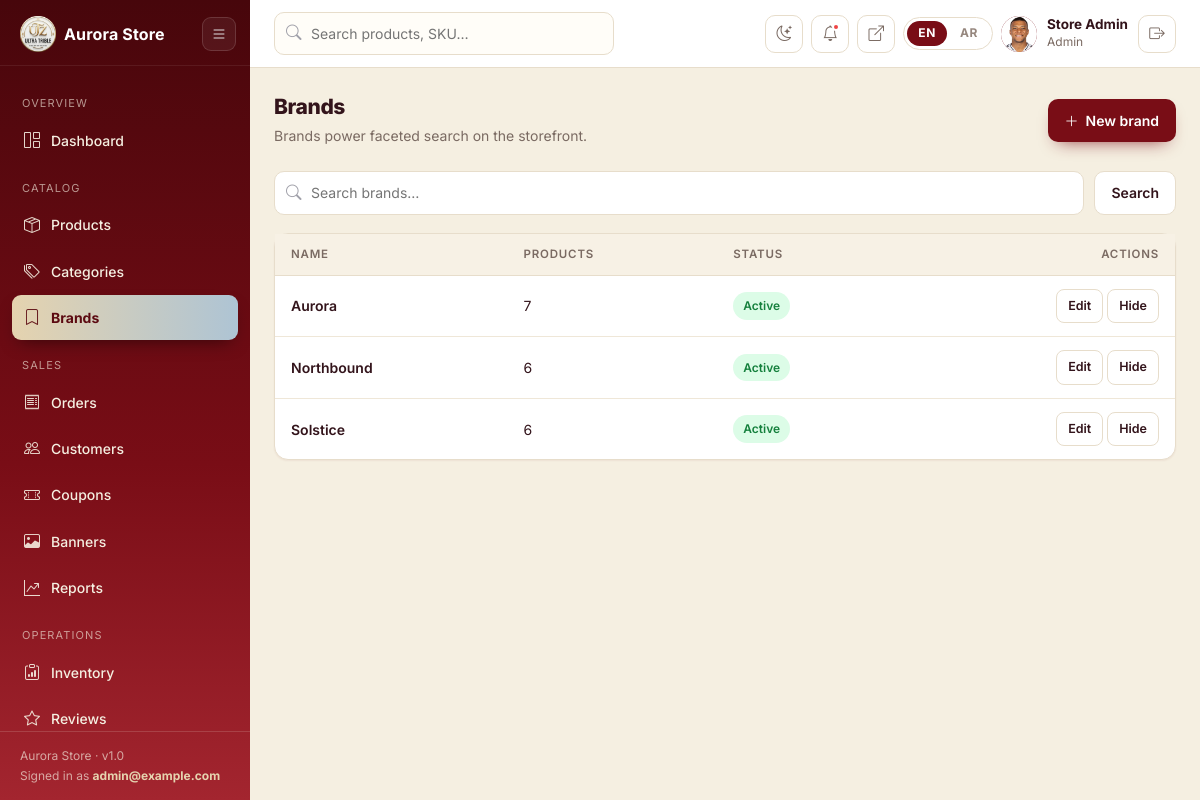
The app's page /management/brands/ (signed in) with its own data.
### apps/accounts/models.py (models this page shows, shortened)
class User(AbstractUser):
    class Role(models.TextChoices):
        CUSTOMER = "customer", _("Customer")
        STAFF = "staff", _("Staff")
        ADMIN = "admin", _("Admin")
    email = models.EmailField(_("Email address"), unique=True)
    username = models.CharField(
        max_length=150,
        unique=True,
        blank=True,
        help_text=_("Optional. Generated from your email if left blank."),
    )
    phone = models.CharField(
        max_length=30, blank=True, validators=[validate_phone]
    )
    profile_image = models.ImageField(
        upload_to="avatars/%Y/%m/", blank=True, validators=[validate_image_file]
    )
    role = models.CharField(
        max_length=20, choices=Role.choices, default=Role.CUSTOMER, db_index=True
    )
    email_verified = models.BooleanField(default=False)
    verification_token = models.CharField(
        max_length=64, blank=True, null=True, default=None, db_index=True
    )
    email_verification_sent_at = models.DateTimeField(null=True, blank=True)
    date_of_birth = models.DateField(null=True, blank=True)
    active_session_key = models.CharField(
        max_length=40, blank=True, default="", db_index=True
    )
    active_device_id = models.CharField(max_length=64, blank=True, default="")
    USERNAME_FIELD = "email"
    REQUIRED_FIELDS: list = []
    class Meta:
        verbose_name = _("user")
        verbose_name_plural = _("users")
        indexes = [models.Index(fields=["email"])]
    @property
    def is_management(self):
        return self.is_active and (self.is_staff or self.is_superuser)

### apps/catalog/models.py (models this page shows, shortened)
class Brand(SEOModel, SlugModel, TimeStampedModel):
    name = models.CharField(max_length=150, unique=True)
    logo = models.ImageField(
        upload_to="brands/%Y/%m/", blank=True, validators=[validate_image_file]
    )
    description = models.TextField(blank=True)
    is_active = models.BooleanField(default=True, db_index=True)
    class Meta(SlugModel.Meta):
        verbose_name = _("brand")
        verbose_name_plural = _("brands")
        ordering = ("name",)

### apps/dashboard/views_catalog.py (the view)
# urls.py: path("brands/", views.brand_list, name="brands"),
@management_required
@permission_required("catalog.view_brand")
def brands(request):
    qs = Brand.objects.order_by("name")
    if request.GET.get("q"):
        qs = qs.filter(both_languages_q("name", request.GET["q"]))
    rows = [
        {"brand": b, "product_count": b.products.filter(
            status=Product.Status.ACTIVE
        ).count()}
        for b in qs
    ]
    return render(
        request, "management/brands/list.html", {"nav": "brands", "rows": rows}
    )

### apps/banners/context_processors.py (called while the page is built)
def _active_queryset():
    return (
        Banner.objects.filter(
            is_active=True,
            valid_from__lte=timezone.now(),
        )
        .filter(
            models.Q(valid_until__isnull=True) | models.Q(valid_until__gte=timezone.now())
        )
        .order_by("-position", "-created_at")
    )

def active_banners(request):
    try:
        request.is_mobile = getattr(request, "is_mobile", False)
        request.country_code = getattr(request, "country_code", None)
        slides = []
        popup = None
        first = None
        for banner in _active_queryset():
            if banner.is_popup:
                if banner.matches_request(request, skip_session_check=True):
                    popup = popup or banner
                    first = first or banner
            elif banner.matches_request(request):
                slides.append(banner)
                first = first or banner
        return {
            "banners": slides,
            "popup_banner": popup,
            "active_banner": first,
        }
    except Exception:
        return {"banners": [], "popup_banner": None, "active_banner": None}

### apps/banners/models.py (called while the page is built)
    @property
    def is_expired(self):
        return self.valid_until is not None and self.valid_until < timezone.now()

    @property
    def is_started(self):
        return self.valid_from <= timezone.now()

    @property
    def is_scheduled_valid(self):
        return self.is_started and not self.is_expired

### apps/cart/context_processors.py (called while the page is built)
def cart_context(request):
    context = {
        "cart_count": 0,
        "wishlist_count": 0,
        "compare_count": 0,
        "compare_slugs": [],
    }
    user = getattr(request, "user", None)
    try:
        cart = get_cart(request, create=False)
        context["cart_count"] = cart.total_quantity if cart else 0
        compare = get_compare_list(request)
        context["compare_count"] = len(compare)
        context["compare_slugs"] = compare
        if user is not None and user.is_authenticated:
            context["wishlist_count"] = get_wishlist_count(user)
    except Exception:  # pragma: no cover - never break page rendering
        pass
    return context

### apps/cart/models.py (called while the page is built)
    @property
    def total_quantity(self):
        return sum(item.quantity for item in self.items.all())

### apps/cart/services.py (called while the page is built)
def get_wishlist_count(user):
    if user is None or not user.is_authenticated:
        return 0
    return WishlistItem.objects.filter(user=user).count()

### apps/catalog/brand_logos.py (called while the page is built, shortened)
def parse_brand_logos(text):
    logos = []
    return logos

### templates/management/brands/list.html (shortened to what this page needs)
{% extends "management/base.html" %}
{% load i18n %}
{% block content %}
<div class="d-flex justify-content-between align-items-center mb-4 flex-wrap gap-2">
  <div>
    <h1 class="mg-title">{% trans "Brands" %}</h1>
    <p class="mg-sub mb-0">{% trans "Brands power faceted search on the storefront." %}</p>
  </div>
  <a class="mg-btn mg-btn-primary" href="{% url 'dashboard:brand_create' %}"><i class="bi bi-plus-lg"></i> {% trans "New brand" %}</a>
</div>
<form class="mg-filterbar" method="get">
  <div class="mg-search-inline">
    <i class="bi bi-search"></i>
    <input type="search" name="q" value="{{ request.GET.q }}" placeholder="{% trans "Search brands…" %}">
  </div>
  <button class="mg-btn mg-btn-ghost" type="submit">{% trans "Search" %}</button>
</form>
<div class="mg-card">
  <div class="table-responsive">
    <table class="mg-table">
      <thead>
        <tr><th>{% trans "Name" %}</th><th>{% trans "Products" %}</th><th>{% trans "Status" %}</th><th class="text-end">{% trans "Actions" %}</th></tr>
      </thead>
      <tbody>
        {% for row in rows %}
          {% with b=row.brand %}
            <tr>
              <td class="fw-semibold">{{ b.name }}</td>
              <td>{{ row.product_count }}</td>
              <td><span class="mg-chip {% if b.is_active %}approved{% else %}rejected{% endif %}">{{ b.is_active|yesno:"Active,Hidden" }}</span></td>
              <td class="text-end">
                <a class="mg-btn mg-btn-ghost mg-btn-sm" href="{% url 'dashboard:brand_edit' b.pk %}">{% trans "Edit" %}</a>
                <form method="post" action="{% url 'dashboard:brand_toggle' b.pk %}" class="d-inline">
                  <button class="mg-btn mg-btn-ghost mg-btn-sm" type="submit">{{ b.is_active|yesno:"Hide,Show" }}</button>
                </form>
              </td>
            </tr>
          {% endwith %}
        {% empty %}
          <tr><td colspan="4"><div class="mg-empty"><i class="bi bi-bookmark"></i>{% trans "No brands yet." %}</div></td></tr>
        {% endfor %}
      </tbody>
    </table>
  </div>
</div>
{% endblock %}

### templates/management/base.html (shortened to what this page needs)
{% load static i18n core_tags %}
{% is_rtl as IS_RTL %}
<!DOCTYPE html>
<html lang="{{ LANGUAGE_CODE }}" class="mg-root" {% if IS_RTL %}dir="rtl"{% endif %}>
<head>
  <link rel="stylesheet" href="{% static 'vendor/css/bootstrap.min.css' %}">
  <link rel="stylesheet" href="{% static 'vendor/css/bootstrap-icons.min.css' %}">
  <link rel="stylesheet" href="{% static_v 'css/main.css' %}">
  <link rel="stylesheet" href="{% static 'css/management.css' %}">
  <link rel="stylesheet" href="{% static_v 'css/dark.css' %}">
</head>
<body class="mg-body">
  <div class="d-flex">
    {% include "management/_sidebar.html" %}
    <div class="mg-main">
      <header class="mg-topbar">
        {% if perms.catalog.view_product %}
          <form class="mg-search" action="{% url 'dashboard:products' %}" method="get">
            <i class="bi bi-search"></i>
            <input type="search" name="q" value="{{ request.GET.q|default:'' }}"
                   placeholder="{% trans 'Search products, SKU…' %}" aria-label="{% trans 'Search' %}">
          </form>
        {% endif %}
        <div class="ms-auto d-flex align-items-center gap-2">
          <button class="mg-icon-btn" type="button"
                  data-theme-toggle
                  data-to-dark="{% trans 'Switch to dark mode' %}"
                  data-to-light="{% trans 'Switch to light mode' %}"
                  aria-pressed="false"
                  aria-label="{% trans 'Switch to dark mode' %}"
                  title="{% trans 'Switch to dark mode' %}">
            <i class="bi bi-moon-stars" data-theme-icon aria-hidden="true"></i>
          </button>
          {% if perms.notifications.view_notification %}
            <a class="mg-icon-btn" href="{% url 'dashboard:notifications' %}" title="{% trans 'Notifications' %}">
              <i class="bi bi-bell"></i>
              {% if portal_unread %}
                <span class="dot"></span>
              {% endif %}
            </a>
          {% endif %}
          <a class="mg-icon-btn" href="{% url 'core:home' %}" target="_blank" title="{% trans 'View storefront' %}">
            <i class="bi bi-box-arrow-up-right"></i>
          </a>
          <div class="mg-lang">
            {% language_switcher %}
          </div>
          <div class="mg-user">
            <span class="au-avatar">
              {% if user.profile_image %}<img src="{{ user.profile_image.url }}" alt="">{% else %}{{ user.initials }}{% endif %}
            </span>
            <div class="who">
              <b>{{ user.get_full_name|default:user.username }}</b>
              {% trans "Staff" as STAFF_LABEL %}
              <span>{{ user.get_role_display|default:STAFF_LABEL }}</span>
            </div>
            <form method="post" action="{% url 'accounts:logout' %}">
              <button class="mg-icon-btn" type="submit" title="{% trans 'Sign out' %}">
                <i class="bi bi-box-arrow-right"></i>
              </button>
            </form>
          </div>
        </div>
      </header>
      <main class="mg-content">
        {% include "includes/messages.html" %}
        {% block content %}{% endblock %}
      </main>
    </div>
  </div>
</body>
</html>

### templates/management/_sidebar.html (shortened to what this page needs)
{% load i18n static %}
<aside class="mg-sidebar">
  <div class="mg-side-head">
    <a class="mg-brand d-flex align-items-center gap-2" href="{% url 'dashboard:home' %}">
      <img src="{% static 'images/logo.png' %}" alt="{{ SITE_NAME }}" class="brand-logo" style="height: 36px; width: auto;">
      <span class="brand-text">{{ SITE_NAME }}</span>
    </a>
    <button class="mg-side-toggle" id="mg-side-toggle" type="button"
            aria-label="{% trans 'Toggle navigation' %}" title="{% trans 'Toggle navigation' %}">
      <i class="bi bi-list"></i>
    </button>
  </div>
  <nav class="mg-nav">
    <div class="mg-label">{% trans "Overview" %}</div>
    <a href="{% url 'dashboard:home' %}" class="{% if nav == 'home' %}active{% endif %}">
      <i class="bi bi-grid-1x2"></i> {% trans "Dashboard" %}
    </a>
    {% if perms.catalog.view_product or perms.catalog.view_category or perms.catalog.view_brand %}
      <div class="mg-label">{% trans "Catalog" %}</div>
      {% if perms.catalog.view_product %}
        <a href="{% url 'dashboard:products' %}" class="{% if nav == 'products' %}active{% endif %}">
          <i class="bi bi-box-seam"></i> {% trans "Products" %}
        </a>
      {% endif %}
      {% if perms.catalog.view_category %}
        <a href="{% url 'dashboard:categories' %}" class="{% if nav == 'categories' %}active{% endif %}">
          <i class="bi bi-tags"></i> {% trans "Categories" %}
        </a>
      {% endif %}
      {% if perms.catalog.view_brand %}
        <a href="{% url 'dashboard:brands' %}" class="{% if nav == 'brands' %}active{% endif %}">
          <i class="bi bi-bookmark"></i> {% trans "Brands" %}
        </a>
      {% endif %}
    {% endif %}
    {% if perms.orders.view_order or perms.accounts.view_user or perms.coupons.view_coupon or perms.banners.view_banner %}
      <div class="mg-label">{% trans "Sales" %}</div>
      {% if perms.orders.view_order %}
        <a href="{% url 'dashboard:orders' %}" class="{% if nav == 'orders' %}active{% endif %}">
          <i class="bi bi-receipt"></i> {% trans "Orders" %}
        </a>
      {% endif %}
      {% if perms.accounts.view_user %}
        <a href="{% url 'dashboard:customers' %}" class="{% if nav == 'customers' %}active{% endif %}">
          <i class="bi bi-people"></i> {% trans "Customers" %}
        </a>
      {% endif %}
      {% if perms.coupons.view_coupon %}
        <a href="{% url 'dashboard:coupons' %}" class="{% if nav == 'coupons' %}active{% endif %}">
          <i class="bi bi-ticket-perforated"></i> {% trans "Coupons" %}
        </a>
      {% endif %}
      {% if perms.banners.view_banner %}
        <a href="{% url 'dashboard:banners' %}" class="{% if nav == 'banners' %}active{% endif %}">
          <i class="bi bi-image"></i> {% trans "Banners" %}
        </a>
      {% endif %}
      {% if perms.orders.view_order %}
        <a href="{% url 'dashboard:reports' %}" class="{% if nav == 'reports' %}active{% endif %}">
          <i class="bi bi-graph-up-arrow"></i> {% trans "Reports" %}
        </a>
      {% endif %}
    {% endif %}
    {% if perms.inventory.view_stocktransaction or perms.reviews.view_review or perms.notifications.view_newslettersubscriber or perms.notifications.view_notification %}
      <div class="mg-label">{% trans "Operations" %}</div>
      {% if perms.inventory.view_stocktransaction %}
        <a href="{% url 'dashboard:inventory' %}" class="{% if nav == 'inventory' %}active{% endif %}">
          <i class="bi bi-clipboard-data"></i> {% trans "Inventory" %}
        </a>
      {% endif %}
      {% if perms.reviews.view_review %}
        <a href="{% url 'dashboard:reviews' %}" class="{% if nav == 'reviews' %}active{% endif %}">
          <i class="bi bi-star"></i> {% trans "Reviews" %}
        </a>
      {% endif %}
    {% endif %}
  </nav>
  <div class="mg-foot">
    {{ SITE_NAME }} · v1.0<br>
    {% trans "Signed in as" %} <b style="color:#e5d3af">{{ user.email }}</b>
  </div>
</aside>

### records on screen
User: email "admin@example.com", profile_image (picture), get_full_name "Store Admin", role "Admin"
Brand: brand.name "Aurora", product_count "7", brand.is_active "Active", brand.is_active "Hide"
Brand: brand.name "Northbound", product_count "6", brand.is_active "Active", brand.is_active "Hide"
Brand: brand.name "Solstice", product_count "6", brand.is_active "Active", brand.is_active "Hide"

### other values on screen
{{ SITE_NAME }} "Aurora Store"
